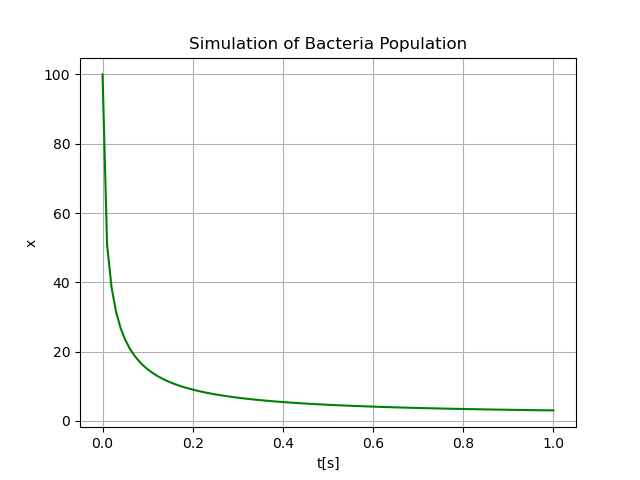

Write the Python code that produced this figure.
import matplotlib.pyplot as plt
import numpy as np


b = 1
p = 0.5

T_s = 0.01
T_stop = 1
x_k = 100
N = int(T_stop/T_s)
data = []
data.append(x_k)

for k in range(N):
    x_k1 = x_k + T_s * (b * x_k - p * x_k**2)
    x_k = x_k1
    data.append(x_k1)

t = np.linspace(0, T_stop, num=101, endpoint=True, retstep=False)
plt.plot(t, data, 'g')
plt.title('Simulation of Bacteria Population')
plt.xlabel('t[s]')
plt.ylabel('x')
plt.grid()
plt.savefig('ex-26.5.1.png')
plt.show()